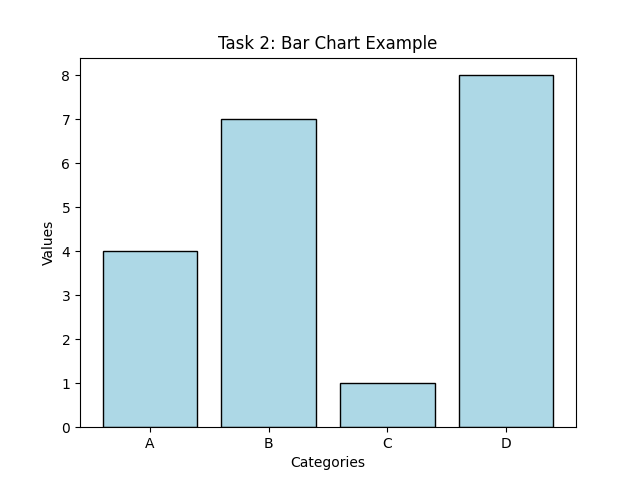

This figure's Python source:
import matplotlib
matplotlib.use('Agg')
import matplotlib.pyplot as plt

# Step 2.1: Prepare Data
categories = ['A', 'B', 'C', 'D']
values = [4, 7, 1, 8]

# Step 2.2: Plot the Bar Chart
plt.bar(categories, values, color='lightblue', edgecolor='black')

# Step 2.3: Customize
plt.xlabel('Categories')
plt.ylabel('Values')
plt.title('Task 2: Bar Chart Example')

# Save result
plt.savefig('bar_chart.png')
print("Task 2 Complete: saved as 'bar_chart.png'")
